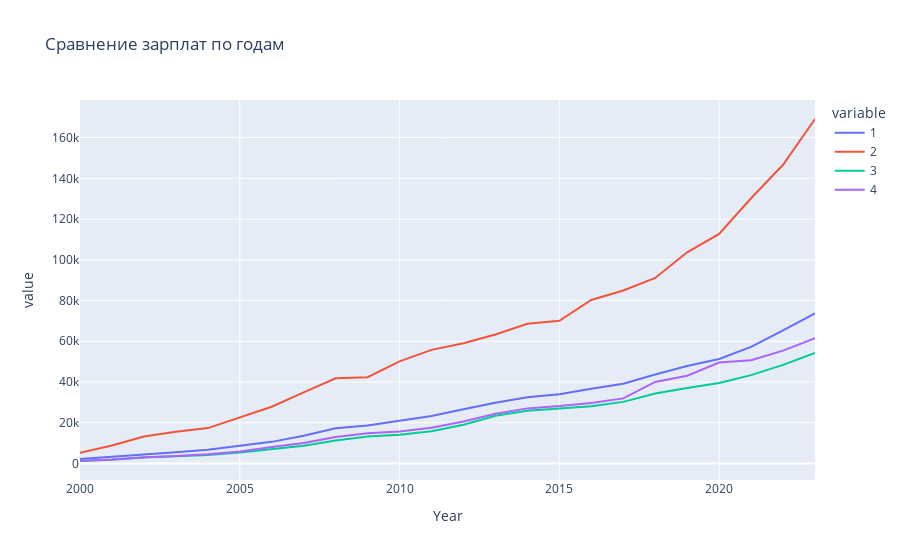

Here is the notebook cell this chart was saved with:
### Code cell
pivot_df = salary.pivot_table(index='Year', columns='Economic_id', values='mean_salary').reset_index()
pivot_df.head()

fig = px.line(pivot_df, x='Year', y=[1, 2, 3, 4], title='Сравнение зарплат по годам')
fig.show()

### Figure 1 — Plotly figure (JSON) as saved in the notebook; plotly's stock layout.template omitted (floating-point values rounded to 4 significant figures)
{"data": [{"hovertemplate": "variable=1<br>Year=%{x}<br>value=%{y}<extra></extra>", "legendgroup": "1", "line": {"color": "#636efa", "dash": "solid"}, "marker": {"symbol": "circle"}, "mode": "lines", "name": "1", "orientation": "v", "showlegend": true, "type": "scatter", "x": [2000, 2001, 2002, 2003, 2004, 2005, 2006, 2007, 2008, 2009, 2010, 2011, 2012, 2013, 2014, 2015, 2016, 2017, 2018, 2019, 2020, 2021, 2022, 2023], "xaxis": "x", "y": [2223.0, 3240.0, 4360.0, 5498.0, 6740.0, 8555.0, 10630.0, 13590.0, 17290.0, 18640.0, 20950.0, 23370.0, 26630.0, 29792, 32495, 34030, 36709, 39167, 43724, 47870.0, 51344, 57240.0, 65340.0, 73710.0], "yaxis": "y"}, {"hovertemplate": "variable=2<br>Year=%{x}<br>value=%{y}<extra></extra>", "legendgroup": "2", "line": {"color": "#EF553B", "dash": "solid"}, "marker": {"symbol": "circle"}, "mode": "lines", "name": "2", "orientation": "v", "showlegend": true, "type": "scatter", "x": [2000, 2001, 2002, 2003, 2004, 2005, 2006, 2007, 2008, 2009, 2010, 2011, 2012, 2013, 2014, 2015, 2016, 2017, 2018, 2019, 2020, 2021, 2022, 2023], "xaxis": "x", "y": [5232.0, 8885.0, 13250.0, 15560.0, 17380.0, 22460.0, 27890.0, 34880.0, 41870.0, 42370.0, 50120, 55790.0, 59000.0, 63333, 68565, 70088, 80289, 84904, 91070, 103700.0, 112680, 130200.0, 146600.0, 169100.0], "yaxis": "y"}, {"hovertemplate": "variable=3<br>Year=%{x}<br>value=%{y}<extra></extra>", "legendgroup": "3", "line": {"color": "#00cc96", "dash": "solid"}, "marker": {"symbol": "circle"}, "mode": "lines", "name": "3", "orientation": "v", "showlegend": true, "type": "scatter", "x": [2000, 2001, 2002, 2003, 2004, 2005, 2006, 2007, 2008, 2009, 2010, 2011, 2012, 2013, 2014, 2015, 2016, 2017, 2018, 2019, 2020, 2021, 2022, 2023], "xaxis": "x", "y": [1240.0, 1833, 2927.0, 3387.0, 4203.0, 5430.0, 6983.0, 8778.0, 11320.0, 13290.0, 14080.0, 15810.0, 19000.0, 23460.0, 25862, 26928, 28088, 30260.0, 34361, 37070.0, 39563, 43390.0, 48400.0, 54260.0], "yaxis": "y"}, {"hovertemplate": "variable=4<br>Year=%{x}<br>value=%{y}<extra></extra>", "legendgroup": "4", "line": {"color": "#ab63fa", "dash": "solid"}, "marker": {"symbol": "circle"}, "mode": "lines", "name": "4", "orientation": "v", "showlegend": true, "type": "scatter", "x": [2000, 2001, 2002, 2003, 2004, 2005, 2006, 2007, 2008, 2009, 2010, 2011, 2012, 2013, 2014, 2015, 2016, 2017, 2018, 2019, 2020, 2021, 2022, 2023], "xaxis": "x", "y": [1333.0, 1960.0, 3141.0, 3663.0, 4612, 5906.0, 8060.0, 10040.0, 13050.0, 14820.0, 15720.0, 17540.0, 20640.0, 24440.0, 27068, 28179, 29742, 31980.0, 40027, 43120.0, 49532, 50690.0, 55420.0, 61490.0], "yaxis": "y"}], "layout": {"legend": {"title": {"text": "variable"}, "tracegroupgap": 0}, "title": {"text": "Сравнение зарплат по годам"}, "xaxis": {"anchor": "y", "domain": [0, 1], "title": {"text": "Year"}}, "yaxis": {"anchor": "x", "domain": [0, 1], "title": {"text": "value"}}}}
